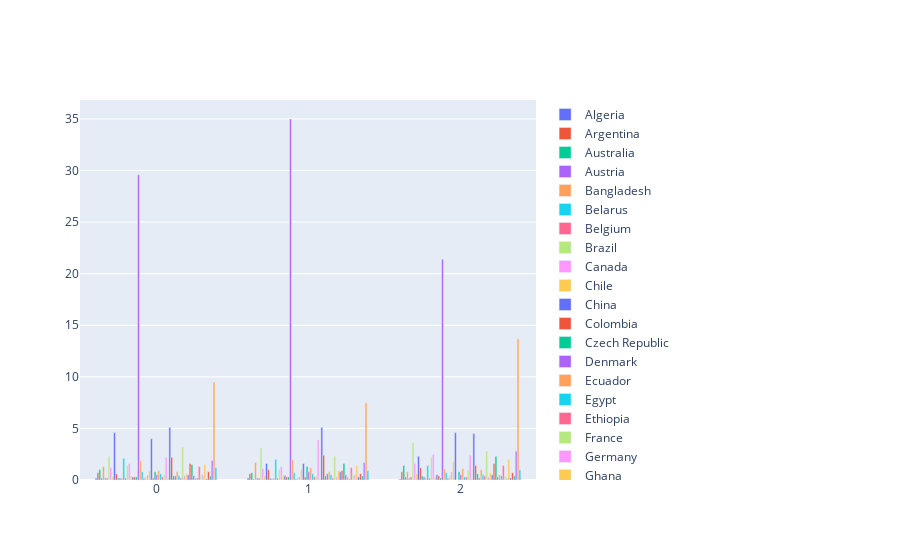

Source (notebook cell):
### Code cell
cluster_question_plot(binary_data, "Country")[0][developed_regions]

### Figure 1 — Plotly figure (JSON) as saved in the notebook; plotly's stock layout.template omitted (floating-point values rounded to 4 significant figures)
{"data": [{"name": "Algeria", "type": "bar", "x": [0, 1, 2], "y": [0.2, 0.2, 0.1]}, {"name": "Argentina", "type": "bar", "x": [0, 1, 2], "y": [0.7, 0.6, 0.8]}, {"name": "Australia", "type": "bar", "x": [0, 1, 2], "y": [1, 0.7, 1.4]}, {"name": "Austria", "type": "bar", "x": [0, 1, 2], "y": [0.2, 0.1, 0.3]}, {"name": "Bangladesh", "type": "bar", "x": [0, 1, 2], "y": [1.3, 1.7, 0.8]}, {"name": "Belarus", "type": "bar", "x": [0, 1, 2], "y": [0.2, 0.2, 0.2]}, {"name": "Belgium", "type": "bar", "x": [0, 1, 2], "y": [0.2, 0.2, 0.3]}, {"name": "Brazil", "type": "bar", "x": [0, 1, 2], "y": [2.3, 3.1, 3.6]}, {"name": "Canada", "type": "bar", "x": [0, 1, 2], "y": [1.2, 1.1, 1.6]}, {"name": "Chile", "type": "bar", "x": [0, 1, 2], "y": [0.3, 0.4, 0.6]}, {"name": "China", "type": "bar", "x": [0, 1, 2], "y": [4.6, 1.6, 2.3]}, {"name": "Colombia", "type": "bar", "x": [0, 1, 2], "y": [0.6, 1, 1.2]}, {"name": "Czech Republic", "type": "bar", "x": [0, 1, 2], "y": [0.2, 0.2, 0.4]}, {"name": "Denmark", "type": "bar", "x": [0, 1, 2], "y": [0.2, 0.1, 0.3]}, {"name": "Ecuador", "type": "bar", "x": [0, 1, 2], "y": [0.2, 0.2, 0.2]}, {"name": "Egypt", "type": "bar", "x": [0, 1, 2], "y": [2.1, 2, 1.4]}, {"name": "Ethiopia", "type": "bar", "x": [0, 1, 2], "y": [0.2, 0.2, 0.2]}, {"name": "France", "type": "bar", "x": [0, 1, 2], "y": [1.4, 1, 2.2]}, {"name": "Germany", "type": "bar", "x": [0, 1, 2], "y": [1.6, 1.3, 2.5]}, {"name": "Ghana", "type": "bar", "x": [0, 1, 2], "y": [0.4, 0.5, 0.3]}, {"name": "Greece", "type": "bar", "x": [0, 1, 2], "y": [0.3, 0.4, 0.5]}, {"name": "Hong Kong (S.A.R.)", "type": "bar", "x": [0, 1, 2], "y": [0.3, 0.3, 0.4]}, {"name": "I do not wish to disclose my location", "type": "bar", "x": [0, 1, 2], "y": [0.3, 0.3, 0.2]}, {"name": "India", "type": "bar", "x": [0, 1, 2], "y": [29.6, 35, 21.4]}, {"name": "Indonesia", "type": "bar", "x": [0, 1, 2], "y": [1.9, 2, 1.1]}, {"name": "Iran, Islamic Republic of...", "type": "bar", "x": [0, 1, 2], "y": [0.8, 0.7, 0.7]}, {"name": "Iraq", "type": "bar", "x": [0, 1, 2], "y": [0.2, 0.1, 0.2]}, {"name": "Ireland", "type": "bar", "x": [0, 1, 2], "y": [0.3, 0.3, 0.4]}, {"name": "Israel", "type": "bar", "x": [0, 1, 2], "y": [0.5, 0.3, 0.8]}, {"name": "Italy", "type": "bar", "x": [0, 1, 2], "y": [0.9, 1, 1.8]}, {"name": "Japan", "type": "bar", "x": [0, 1, 2], "y": [4, 1.6, 4.6]}, {"name": "Kazakhstan", "type": "bar", "x": [0, 1, 2], "y": [0.2, 0.3, 0]}, {"name": "Kenya", "type": "bar", "x": [0, 1, 2], "y": [0.8, 1.3, 0.8]}, {"name": "Malaysia", "type": "bar", "x": [0, 1, 2], "y": [0.5, 0.8, 0.5]}, {"name": "Mexico", "type": "bar", "x": [0, 1, 2], "y": [0.9, 1.2, 1.1]}, {"name": "Morocco", "type": "bar", "x": [0, 1, 2], "y": [0.6, 0.6, 0.3]}, {"name": "Nepal", "type": "bar", "x": [0, 1, 2], "y": [0.3, 0.3, 0.3]}, {"name": "Netherlands", "type": "bar", "x": [0, 1, 2], "y": [0.5, 0.4, 1]}, {"name": "Nigeria", "type": "bar", "x": [0, 1, 2], "y": [2.2, 3.9, 2.4]}, {"name": "Norway", "type": "bar", "x": [0, 1, 2], "y": [0.2, 0.1, 0.2]}, {"name": "Other", "type": "bar", "x": [0, 1, 2], "y": [5.1, 5.1, 4.5]}, {"name": "Pakistan", "type": "bar", "x": [0, 1, 2], "y": [2.2, 2.4, 1.4]}, {"name": "Peru", "type": "bar", "x": [0, 1, 2], "y": [0.4, 0.4, 0.6]}, {"name": "Philippines", "type": "bar", "x": [0, 1, 2], "y": [0.4, 0.6, 0.2]}, {"name": "Poland", "type": "bar", "x": [0, 1, 2], "y": [0.8, 0.8, 1]}, {"name": "Portugal", "type": "bar", "x": [0, 1, 2], "y": [0.4, 0.5, 0.5]}, {"name": "Romania", "type": "bar", "x": [0, 1, 2], "y": [0.2, 0.2, 0.4]}, {"name": "Russia", "type": "bar", "x": [0, 1, 2], "y": [3.2, 2.3, 2.8]}, {"name": "Saudi Arabia", "type": "bar", "x": [0, 1, 2], "y": [0.4, 0.3, 0.3]}, {"name": "Singapore", "type": "bar", "x": [0, 1, 2], "y": [0.6, 0.9, 0.7]}, {"name": "South Africa", "type": "bar", "x": [0, 1, 2], "y": [0.5, 0.8, 0.5]}, {"name": "South Korea", "type": "bar", "x": [0, 1, 2], "y": [1.6, 0.9, 1.6]}, {"name": "Spain", "type": "bar", "x": [0, 1, 2], "y": [1.5, 1.6, 2.3]}, {"name": "Sri Lanka", "type": "bar", "x": [0, 1, 2], "y": [0.4, 0.5, 0.3]}, {"name": "Sweden", "type": "bar", "x": [0, 1, 2], "y": [0.2, 0.3, 0.5]}, {"name": "Switzerland", "type": "bar", "x": [0, 1, 2], "y": [0.2, 0.1, 0.4]}, {"name": "Taiwan", "type": "bar", "x": [0, 1, 2], "y": [1.3, 1.2, 1.4]}, {"name": "Thailand", "type": "bar", "x": [0, 1, 2], "y": [0.5, 0.5, 0.4]}, {"name": "Tunisia", "type": "bar", "x": [0, 1, 2], "y": [0.5, 0.5, 0.2]}, {"name": "Turkey", "type": "bar", "x": [0, 1, 2], "y": [1.5, 1.4, 2]}, {"name": "Uganda", "type": "bar", "x": [0, 1, 2], "y": [0.1, 0.3, 0.2]}, {"name": "Ukraine", "type": "bar", "x": [0, 1, 2], "y": [0.8, 0.6, 0.7]}, {"name": "United Arab Emirates", "type": "bar", "x": [0, 1, 2], "y": [0.4, 0.4, 0.4]}, {"name": "United Kingdom of Great Britain and Northern Ireland", "type": "bar", "x": [0, 1, 2], "y": [1.9, 1.7, 2.8]}, {"name": "United States of America", "type": "bar", "x": [0, 1, 2], "y": [9.5, 7.5, 13.7]}, {"name": "Viet Nam", "type": "bar", "x": [0, 1, 2], "y": [1.2, 0.9, 1]}], "layout": {}}
